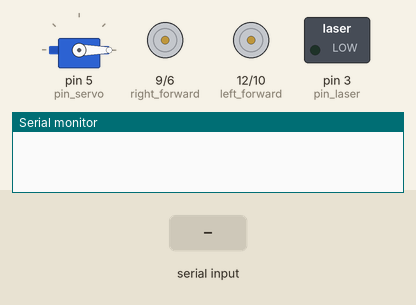
This sketch was run on a simulated Arduino Uno, built with avr-gcc and run on an emulated ATmega328P. Shown: servo, motor-driver pin pairs drawn as motors (green arrow = first pin HIGH = forward, orange = second pin HIGH = backward, longer = more drive), switched loads named in the sketch (green lamp = pin HIGH), the last lines printed to the serial monitor. Inputs (shaded band) come from the test bench.

Above: at 1.2 s.
1.3 s: "forward:1\n" received over Serial
2.8 s: "reverse:1\n" received over Serial
4.3 s: "right:1\n" received over Serial
5.8 s: "left:1\n" received over Serial
7.3 s: "laser_on\n" received over Serial
At 8.5 s:
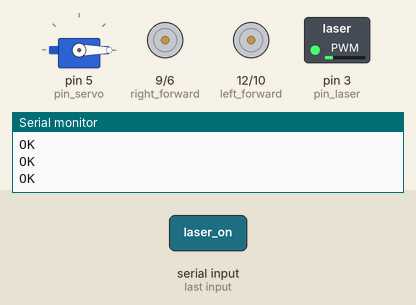
8.8 s: "forward:150\n" received over Serial
At 8.91 s:
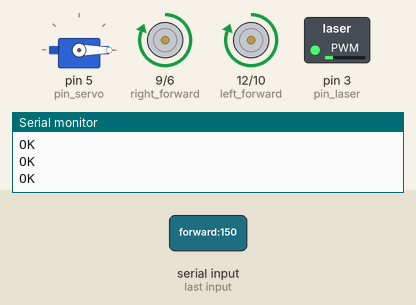
Timing chart, 0 to 11.4 s (numbered marks = the images above; inputs shaded):
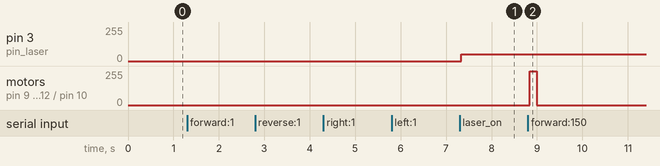

Measured:
- after the input at 7.3 s, pin 3 (pin_laser): 0/255 → 50/255 at once
- after the input at 8.8 s, motor on pin 9 (right_forward) / pin 6 (right_reverse), motor on pin 12 (left_forward) / pin 10 (left_reverse): stopped → forward 255/255 at once, → stopped 0.15 s later

The sketch:

alexa.ino
```cpp
#include <Servo.h>
Servo servo;

//variables
int left_forward = 12;
int left_reverse = 10;
int right_forward = 9;
int right_reverse = 6;
int pin_servo = 5;
int pin_laser = 3;
int laser_time_shot = 1000;
int laser_pwm_on = 50;
int laser_pwm_shot = 180;

void setup() {
  pinMode(left_forward, OUTPUT);
  pinMode(left_reverse, OUTPUT);
  pinMode(right_forward, OUTPUT);
  pinMode(right_reverse, OUTPUT);
  servo.attach(pin_servo);
  servo.write(0);
  pinMode(pin_laser, OUTPUT);

  Serial.begin (9600); //230400
  Serial.setTimeout(30); //milliseconds Serial.readBytesUntil(), Serial.readBytes(), Serial.parseInt() or Serial.parseFloat()
}

void loop() {
  controlPC();
  while (true) {
    delay(10);
  }
}
```

PC.ino
```cpp
String serialCommand = "";
int serialValue = 0;

void controlPC() {
  while (true) {
    SerialReadCommandAndValue();

    if (serialCommand != "") {
      if (serialCommand == "forward") {
        m_forward();
        delay(serialValue);
        m_stop();
        SerialSendOk();
      }
      else if(serialCommand == "reverse"){
        m_reverse();
        delay(serialValue);
        m_stop();
        SerialSendOk();
      }
      else if(serialCommand == "right"){
        m_right();
        delay(serialValue);
        m_stop();
        SerialSendOk();
      }
      else if(serialCommand == "left"){
        m_left();
        delay(serialValue);
        m_stop();
        SerialSendOk();
      }
      else if (serialCommand == "stop") {
        m_stop();
        SerialSendOk();
      }
      else if (serialCommand == "servo") {
        servo.write(serialValue);
        SerialSendOk();
      }
      else if (serialCommand == "laser_on") {
        laser_on();
        SerialSendOk();
      }
      else if (serialCommand == "laser_off") {
        laser_off();
        SerialSendOk();
      }
      else if (serialCommand == "laser_shot") {
        laser_shot();
        SerialSendOk();
      }
      else {
        SerialSendError();
      }
    }

  }
}

void SerialReadCommandAndValue() {
  while (true) {
    String s = Serial.readStringUntil("\n");
    if (s != "") {
      s.replace("\n", "");
      char myBuffer[s.length()+1];
      s.toCharArray(myBuffer, s.length()+1);

      serialCommand = strtok(myBuffer, ":");
      serialValue = atoi(strtok(NULL, ":"));
      break;
    }
  }
}

void SerialSendOk() {
  Serial.println("OK");
}

void SerialSendError() {
  Serial.println("ERROR");
}
```

laser.ino
```cpp
void laser_shot(){
  analogWrite(pin_laser, laser_pwm_shot);
  delay(laser_time_shot);
  analogWrite(pin_laser, laser_pwm_on);
}

void laser_on(){
  analogWrite(pin_laser, laser_pwm_on);
}

void laser_off(){
  analogWrite(pin_laser, 0);
}
```

move.ino
```cpp
void m_left(){
  digitalWrite(left_forward, LOW);
  digitalWrite(left_reverse, HIGH);
  digitalWrite(right_forward, HIGH);
  digitalWrite(right_reverse, LOW);
}

void m_right(){
  digitalWrite(left_forward, HIGH);
  digitalWrite(left_reverse, LOW);
  digitalWrite(right_forward, LOW);
  digitalWrite(right_reverse, HIGH);
}

void m_reverse(){
  digitalWrite(left_forward, LOW);
  digitalWrite(left_reverse, HIGH);
  digitalWrite(right_forward, LOW);
  digitalWrite(right_reverse, HIGH);
}

void m_stop(){
  //LOW - установить пин в 0В
  //HIGH - устновитьпин в +5В
  digitalWrite(left_forward, LOW);
  digitalWrite(left_reverse, LOW);
  digitalWrite(right_forward, LOW);
  digitalWrite(right_reverse, LOW);
}

void m_forward(){
  digitalWrite(left_forward, HIGH);
  digitalWrite(left_reverse, LOW);
  digitalWrite(right_forward, HIGH);
  digitalWrite(right_reverse, LOW);
}
```
